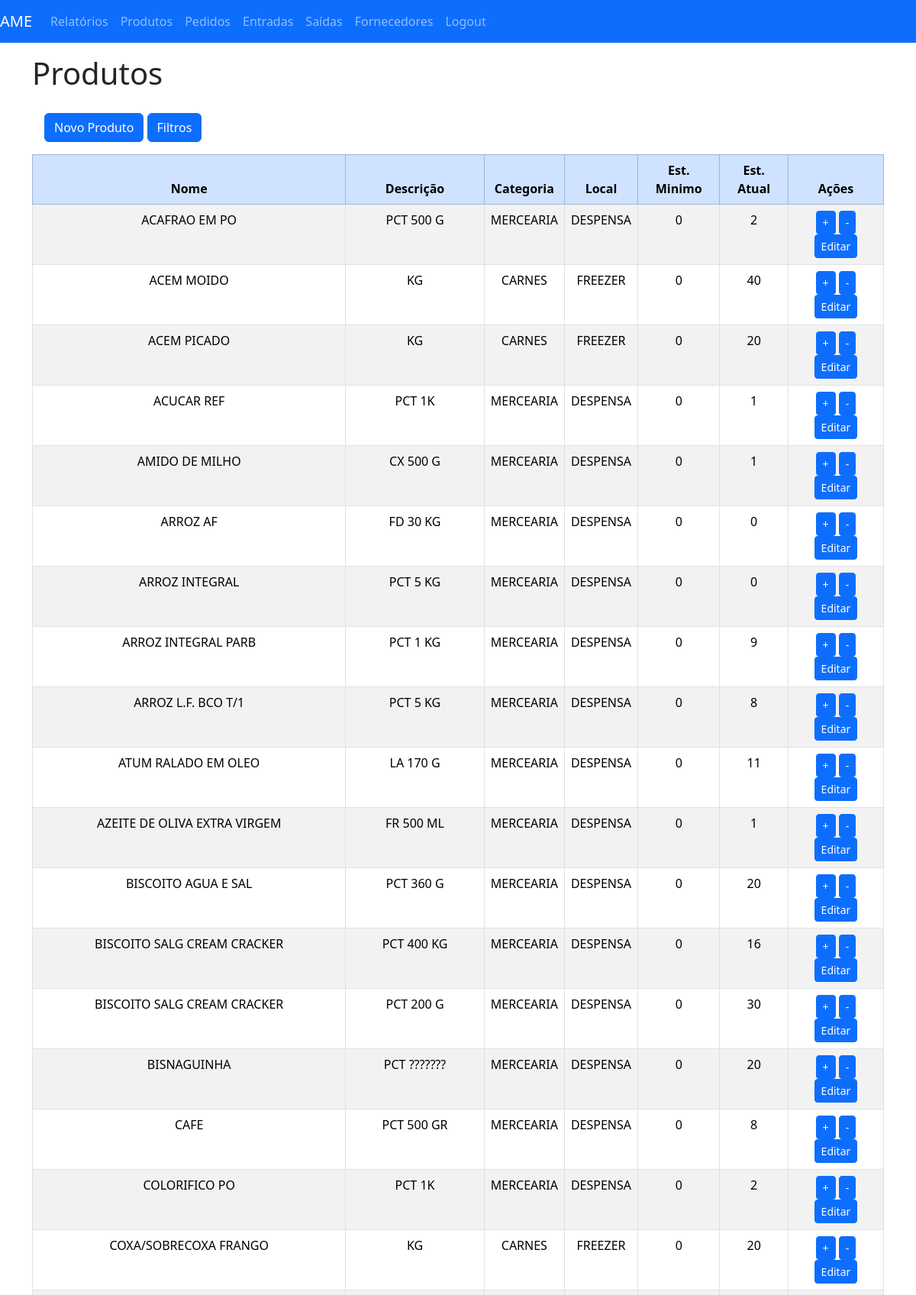
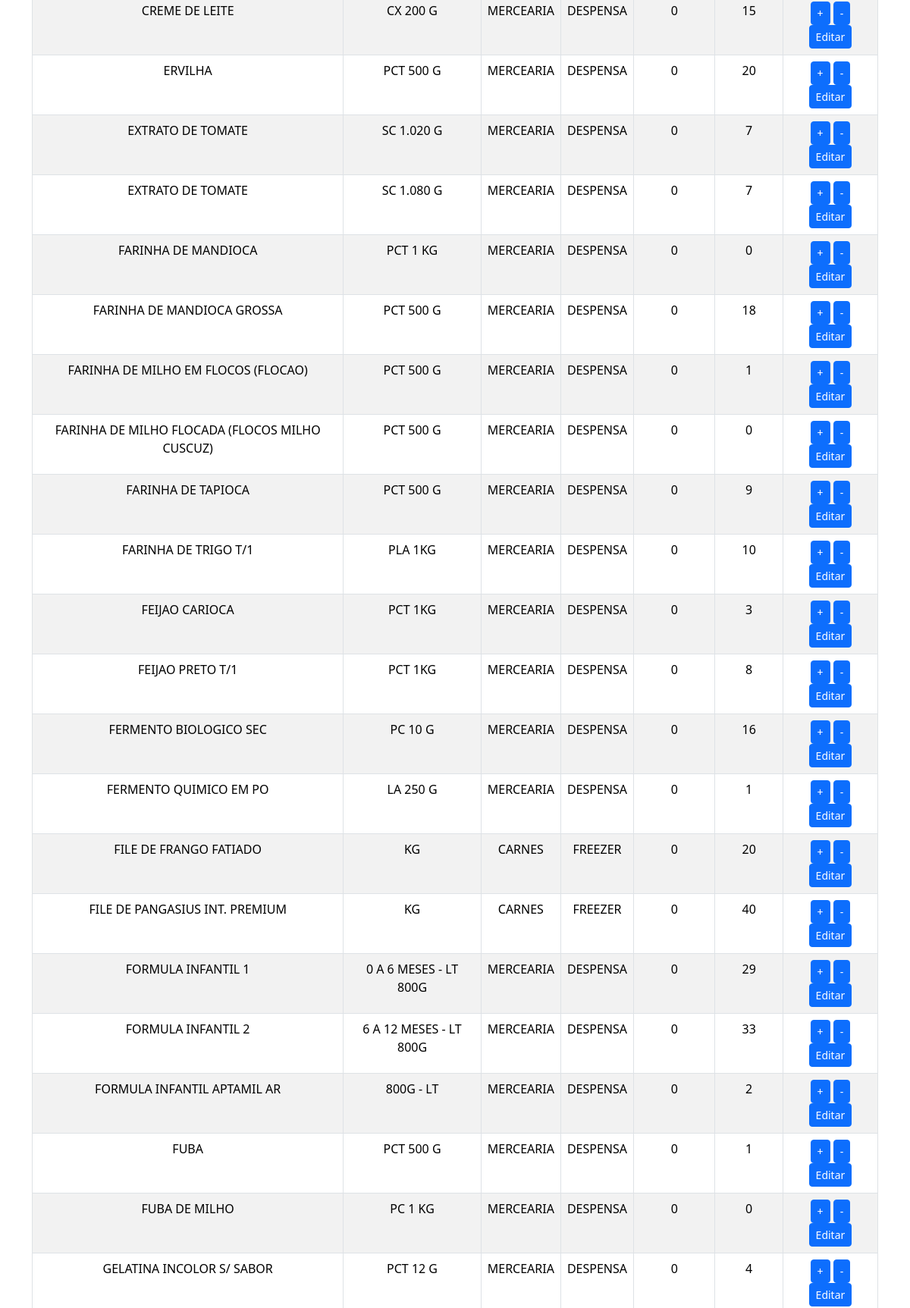
The page /produtos/ (signed in, upper part) on the database its author committed (2 pictures, top to bottom).
### almoxarifado/models.py (models this page shows, shortened)
class Produto(models.Model):
    nome = models.CharField(max_length=255)
    descricao = models.TextField()
    quantidade = models.PositiveIntegerField()
    estoque_minimo = models.PositiveIntegerField()
    categoria = models.ForeignKey(Categoria, on_delete=models.CASCADE, default="")
    local = models.ForeignKey(LocalPrateleira, on_delete=models.CASCADE, default="")

class Categoria(models.Model):
    categoriaNome = models.CharField(max_length=64)
    def __str__(self):
        return self.categoriaNome

class LocalPrateleira(models.Model):
    localNome = models.CharField(max_length=64)
    def __str__(self):
        return self.localNome

### almoxarifado/views.py (the view)
# urls.py: path('produtos/', produtos_view, name='produtos'),
@login_required
def produtos_view(request):
    if request.method == 'POST':
        form = ProdutoForm(request.POST)
        if form.is_valid():
            form.save()
            messages.success(request, 'Produto salvo com sucesso!')
            return redirect('produtos')
    else:
        form = ProdutoForm()
    produtos = Produto.objects.all().order_by("nome")
    nome = request.GET.get('nome')
    categoria = request.GET.get('categoria')
    local = request.GET.get('local')
    if nome:
        produtos = produtos.filter(nome__icontains=nome)
    if categoria:
        produtos = produtos.filter(categoria__categoriaNome__icontains=categoria)
    if local:
        produtos = produtos.filter(local__localNome__icontains=local)
    return render(request, 'produtos.html', {'produtos': produtos, 'form': form })

### almoxarifado/templates/produtos.html (shortened to what this page needs)
{% extends 'base.html' %}
{% load django_bootstrap5 %}
{% block content %}
  <h1>Produtos</h1>
  <div class="container-fluid">
    <div class="row">
      <div class="col-3 text-white p-3">
        <button type="button" class="btn btn-primary mt-1" data-bs-toggle="modal" data-bs-target="#addProductModal">
          Novo Produto
        </button>
        <button type="button" class="btn btn-primary mt-1" id="botaoFiltros" onClick="esconderFiltro()">
          Filtros
        </button>
      </div>
      <div class="col-9 text-dark p-3">
      </div>
    </div>
  </div>
  <div class="table-responsive">
    <table class="table table-hover table-striped table-bordered ">
      <thead class="table-primary">
        <tr>
          <th>Nome</th>
          <th>Descrição</th>
          <th>Categoria</th>
          <th>Local</th>
          <th>Est. Minimo</th>
          <th>Est. Atual</th>
          <th>Ações</th>
        </tr>
      </thead>
      <tbody>
        {% for produto in produtos %}
          <tr>
            <td>{{ produto.nome }}</td>
            <td>{{ produto.descricao }}</td>
            <td>{{ produto.categoria }}</td>
            <td>{{ produto.local }}</td>
            <td>{{ produto.estoque_minimo }}</td>
            <td>{{ produto.quantidade }}</td>
            <td>
              <a href="{% url 'add_entrada' %}?produto_id={{ produto.id }}&user_id={{ request.user.id }}" class="btn btn-primary btn-sm">+</a>
              <a href="{% url 'add_saida' %}?produto_id={{ produto.id }}&user_id={{ request.user.id }}" class="btn btn-primary btn-sm">-</a>
              <a href="{% url 'editar_produto' produto_id=produto.id %}" class="btn btn-primary btn-sm">Editar</a>
            </td>
          </tr>
        {% endfor %}
      </tbody>
    </table>
  </div>
  <br>
{% endblock %}

### almoxarifado/static/css/styles.css (style rules this page uses)
td, thead { text-align: center; }

### rows shown on the page
Produto: nome "ACAFRAO EM PO", descricao "PCT 500 G", categoria "MERCEARIA", local "DESPENSA", estoque_minimo "0", quantidade "2"
Produto: nome "ACEM MOIDO", descricao "KG", categoria "CARNES", local "FREEZER", estoque_minimo "0", quantidade "40"
Produto: nome "ACEM PICADO", descricao "KG", categoria "CARNES", local "FREEZER", estoque_minimo "0", quantidade "20"
Produto: nome "ACUCAR REF", descricao "PCT 1K", categoria "MERCEARIA", local "DESPENSA", estoque_minimo "0", quantidade "1"
Produto: nome "AMIDO DE MILHO", descricao "CX 500 G", categoria "MERCEARIA", local "DESPENSA", estoque_minimo "0", quantidade "1"
Produto: nome "ARROZ AF", descricao "FD 30 KG", categoria "MERCEARIA", local "DESPENSA", estoque_minimo "0", quantidade "0"
Produto: nome "ARROZ INTEGRAL", descricao "PCT 5 KG", categoria "MERCEARIA", local "DESPENSA", estoque_minimo "0", quantidade "0"
Produto: nome "ARROZ INTEGRAL PARB", descricao "PCT 1 KG", categoria "MERCEARIA", local "DESPENSA", estoque_minimo "0", quantidade "9"
Produto: nome "ARROZ L.F. BCO T/1", descricao "PCT 5 KG", categoria "MERCEARIA", local "DESPENSA", estoque_minimo "0", quantidade "8"
Produto: nome "ATUM RALADO EM OLEO", descricao "LA 170 G", categoria "MERCEARIA", local "DESPENSA", estoque_minimo "0", quantidade "11"
Produto: nome "AZEITE DE OLIVA EXTRA VIRGEM", descricao "FR 500 ML", categoria "MERCEARIA", local "DESPENSA", estoque_minimo "0", quantidade "1"
Produto: nome "BISCOITO AGUA E SAL", descricao "PCT 360 G", categoria "MERCEARIA", local "DESPENSA", estoque_minimo "0", quantidade "20"
Produto: nome "BISCOITO SALG CREAM CRACKER", descricao "PCT 400 KG", categoria "MERCEARIA", local "DESPENSA", estoque_minimo "0", quantidade "16"
Produto: nome "BISCOITO SALG CREAM CRACKER", descricao "PCT 200 G", categoria "MERCEARIA", local "DESPENSA", estoque_minimo "0", quantidade "30"
Produto: nome "BISNAGUINHA", descricao "PCT ???????", categoria "MERCEARIA", local "DESPENSA", estoque_minimo "0", quantidade "20"
Produto: nome "CAFE", descricao "PCT 500 GR", categoria "MERCEARIA", local "DESPENSA", estoque_minimo "0", quantidade "8"
Produto: nome "COLORIFICO PO", descricao "PCT 1K", categoria "MERCEARIA", local "DESPENSA", estoque_minimo "0", quantidade "2"
Produto: nome "COXA/SOBRECOXA FRANGO", descricao "KG", categoria "CARNES", local "FREEZER", estoque_minimo "0", quantidade "20"
Produto: nome "CREME DE LEITE", descricao "CX 200 G", categoria "MERCEARIA", local "DESPENSA", estoque_minimo "0", quantidade "15"
Produto: nome "ERVILHA", descricao "PCT 500 G", categoria "MERCEARIA", local "DESPENSA", estoque_minimo "0", quantidade "20"
Produto: nome "EXTRATO DE TOMATE", descricao "SC 1.020 G", categoria "MERCEARIA", local "DESPENSA", estoque_minimo "0", quantidade "7"
Produto: nome "EXTRATO DE TOMATE", descricao "SC 1.080 G", categoria "MERCEARIA", local "DESPENSA", estoque_minimo "0", quantidade "7"
Produto: nome "FARINHA DE MANDIOCA", descricao "PCT 1 KG", categoria "MERCEARIA", local "DESPENSA", estoque_minimo "0", quantidade "0"
Produto: nome "FARINHA DE MANDIOCA GROSSA", descricao "PCT 500 G", categoria "MERCEARIA", local "DESPENSA", estoque_minimo "0", quantidade "18"
Produto: nome "FARINHA DE MILHO EM FLOCOS (FLOCAO)", descricao "PCT 500 G", categoria "MERCEARIA", local "DESPENSA", estoque_minimo "0", quantidade "1"
Produto: nome "FARINHA DE MILHO FLOCADA (FLOCOS MILHO CUSCUZ)", descricao "PCT 500 G", categoria "MERCEARIA", local "DESPENSA", estoque_minimo "0", quantidade "0"
Produto: nome "FARINHA DE TAPIOCA", descricao "PCT 500 G", categoria "MERCEARIA", local "DESPENSA", estoque_minimo "0", quantidade "9"
Produto: nome "FARINHA DE TRIGO T/1", descricao "PLA 1KG", categoria "MERCEARIA", local "DESPENSA", estoque_minimo "0", quantidade "10"
Produto: nome "FEIJAO CARIOCA", descricao "PCT 1KG", categoria "MERCEARIA", local "DESPENSA", estoque_minimo "0", quantidade "3"
Produto: nome "FEIJAO PRETO T/1", descricao "PCT 1KG", categoria "MERCEARIA", local "DESPENSA", estoque_minimo "0", quantidade "8"
Produto: nome "FERMENTO BIOLOGICO SEC", descricao "PC 10 G", categoria "MERCEARIA", local "DESPENSA", estoque_minimo "0", quantidade "16"
Produto: nome "FERMENTO QUIMICO EM PO", descricao "LA 250 G", categoria "MERCEARIA", local "DESPENSA", estoque_minimo "0", quantidade "1"
Produto: nome "FILE DE FRANGO FATIADO", descricao "KG", categoria "CARNES", local "FREEZER", estoque_minimo "0", quantidade "20"
Produto: nome "FILE DE PANGASIUS INT. PREMIUM", descricao "KG", categoria "CARNES", local "FREEZER", estoque_minimo "0", quantidade "40"
Produto: nome "FORMULA INFANTIL 1", descricao "0 A 6 MESES - LT 800G", categoria "MERCEARIA", local "DESPENSA", estoque_minimo "0", quantidade "29"
Produto: nome "FORMULA INFANTIL 2", descricao "6 A 12 MESES - LT 800G", categoria "MERCEARIA", local "DESPENSA", estoque_minimo "0", quantidade "33"
Produto: nome "FORMULA INFANTIL APTAMIL AR", descricao "800G - LT", categoria "MERCEARIA", local "DESPENSA", estoque_minimo "0", quantidade "2"
Produto: nome "FUBA", descricao "PCT 500 G", categoria "MERCEARIA", local "DESPENSA", estoque_minimo "0", quantidade "1"
Produto: nome "FUBA DE MILHO", descricao "PC 1 KG", categoria "MERCEARIA", local "DESPENSA", estoque_minimo "0", quantidade "0"
Produto: nome "GELATINA INCOLOR S/ SABOR", descricao "PCT 12 G", categoria "MERCEARIA", local "DESPENSA", estoque_minimo "0", quantidade "4"
